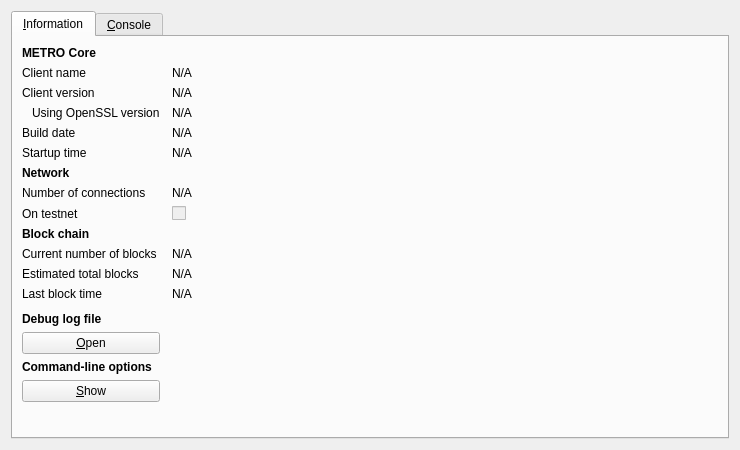
<?xml version="1.0" encoding="UTF-8"?>
<ui version="4.0">
 <class>RPCConsole</class>
 <widget class="QDialog" name="RPCConsole">
  <property name="geometry">
   <rect>
    <x>0</x>
    <y>0</y>
    <width>740</width>
    <height>450</height>
   </rect>
  </property>
  <property name="windowTitle">
   <string>METRO - Debug window</string>
  </property>
  <layout class="QVBoxLayout" name="verticalLayout_2">
   <item>
    <widget class="QTabWidget" name="tabWidget">
     <property name="currentIndex">
      <number>0</number>
     </property>
     <widget class="QWidget" name="tab_info">
      <attribute name="title">
       <string>&amp;Information</string>
      </attribute>
      <layout class="QGridLayout" name="gridLayout" columnstretch="0,1">
       <property name="horizontalSpacing">
        <number>12</number>
       </property>
       <item row="0" column="0">
        <widget class="QLabel" name="label_9">
         <property name="font">
          <font>
           <weight>75</weight>
           <bold>true</bold>
          </font>
         </property>
         <property name="text">
          <string>METRO Core</string>
         </property>
        </widget>
       </item>
       <item row="1" column="0">
        <widget class="QLabel" name="label_5">
         <property name="text">
          <string>Client name</string>
         </property>
        </widget>
       </item>
       <item row="1" column="1">
        <widget class="QLabel" name="clientName">
         <property name="cursor">
          <cursorShape>IBeamCursor</cursorShape>
         </property>
         <property name="text">
          <string>N/A</string>
         </property>
         <property name="textFormat">
          <enum>Qt::PlainText</enum>
         </property>
         <property name="textInteractionFlags">
          <set>Qt::LinksAccessibleByMouse|Qt::TextSelectableByKeyboard|Qt::TextSelectableByMouse</set>
         </property>
        </widget>
       </item>
       <item row="2" column="0">
        <widget class="QLabel" name="label_6">
         <property name="text">
          <string>Client version</string>
         </property>
        </widget>
       </item>
       <item row="2" column="1">
        <widget class="QLabel" name="clientVersion">
         <property name="cursor">
          <cursorShape>IBeamCursor</cursorShape>
         </property>
         <property name="text">
          <string>N/A</string>
         </property>
         <property name="textFormat">
          <enum>Qt::PlainText</enum>
         </property>
         <property name="textInteractionFlags">
          <set>Qt::LinksAccessibleByMouse|Qt::TextSelectableByKeyboard|Qt::TextSelectableByMouse</set>
         </property>
        </widget>
       </item>
       <item row="3" column="0">
        <widget class="QLabel" name="label_14">
         <property name="text">
          <string>Using OpenSSL version</string>
         </property>
         <property name="indent">
          <number>10</number>
         </property>
        </widget>
       </item>
       <item row="3" column="1">
        <widget class="QLabel" name="openSSLVersion">
         <property name="cursor">
          <cursorShape>IBeamCursor</cursorShape>
         </property>
         <property name="text">
          <string>N/A</string>
         </property>
         <property name="textFormat">
          <enum>Qt::PlainText</enum>
         </property>
         <property name="textInteractionFlags">
          <set>Qt::LinksAccessibleByMouse|Qt::TextSelectableByKeyboard|Qt::TextSelectableByMouse</set>
         </property>
        </widget>
       </item>
       <item row="4" column="0">
        <widget class="QLabel" name="label_12">
         <property name="text">
          <string>Build date</string>
         </property>
        </widget>
       </item>
       <item row="4" column="1">
        <widget class="QLabel" name="buildDate">
         <property name="cursor">
          <cursorShape>IBeamCursor</cursorShape>
         </property>
         <property name="text">
          <string>N/A</string>
         </property>
         <property name="textFormat">
          <enum>Qt::PlainText</enum>
         </property>
         <property name="textInteractionFlags">
          <set>Qt::LinksAccessibleByMouse|Qt::TextSelectableByKeyboard|Qt::TextSelectableByMouse</set>
         </property>
        </widget>
       </item>
       <item row="5" column="0">
        <widget class="QLabel" name="label_13">
         <property name="text">
          <string>Startup time</string>
         </property>
        </widget>
       </item>
       <item row="5" column="1">
        <widget class="QLabel" name="startupTime">
         <property name="cursor">
          <cursorShape>IBeamCursor</cursorShape>
         </property>
         <property name="text">
          <string>N/A</string>
         </property>
         <property name="textFormat">
          <enum>Qt::PlainText</enum>
         </property>
         <property name="textInteractionFlags">
          <set>Qt::LinksAccessibleByMouse|Qt::TextSelectableByKeyboard|Qt::TextSelectableByMouse</set>
         </property>
        </widget>
       </item>
       <item row="6" column="0">
        <widget class="QLabel" name="label_11">
         <property name="font">
          <font>
           <weight>75</weight>
           <bold>true</bold>
          </font>
         </property>
         <property name="text">
          <string>Network</string>
         </property>
        </widget>
       </item>
       <item row="7" column="0">
        <widget class="QLabel" name="label_7">
         <property name="text">
          <string>Number of connections</string>
         </property>
        </widget>
       </item>
       <item row="7" column="1">
        <widget class="QLabel" name="numberOfConnections">
         <property name="cursor">
          <cursorShape>IBeamCursor</cursorShape>
         </property>
         <property name="text">
          <string>N/A</string>
         </property>
         <property name="textFormat">
          <enum>Qt::PlainText</enum>
         </property>
         <property name="textInteractionFlags">
          <set>Qt::LinksAccessibleByMouse|Qt::TextSelectableByKeyboard|Qt::TextSelectableByMouse</set>
         </property>
        </widget>
       </item>
       <item row="8" column="0">
        <widget class="QLabel" name="label_8">
         <property name="text">
          <string>On testnet</string>
         </property>
        </widget>
       </item>
       <item row="8" column="1">
        <widget class="QCheckBox" name="isTestNet">
         <property name="enabled">
          <bool>false</bool>
         </property>
         <property name="text">
          <string/>
         </property>
        </widget>
       </item>
       <item row="9" column="0">
        <widget class="QLabel" name="label_10">
         <property name="font">
          <font>
           <weight>75</weight>
           <bold>true</bold>
          </font>
         </property>
         <property name="text">
          <string>Block chain</string>
         </property>
        </widget>
       </item>
       <item row="10" column="0">
        <widget class="QLabel" name="label_3">
         <property name="text">
          <string>Current number of blocks</string>
         </property>
        </widget>
       </item>
       <item row="10" column="1">
        <widget class="QLabel" name="numberOfBlocks">
         <property name="cursor">
          <cursorShape>IBeamCursor</cursorShape>
         </property>
         <property name="text">
          <string>N/A</string>
         </property>
         <property name="textFormat">
          <enum>Qt::PlainText</enum>
         </property>
         <property name="textInteractionFlags">
          <set>Qt::LinksAccessibleByMouse|Qt::TextSelectableByKeyboard|Qt::TextSelectableByMouse</set>
         </property>
        </widget>
       </item>
       <item row="11" column="0">
        <widget class="QLabel" name="label_4">
         <property name="text">
          <string>Estimated total blocks</string>
         </property>
        </widget>
       </item>
       <item row="11" column="1">
        <widget class="QLabel" name="totalBlocks">
         <property name="cursor">
          <cursorShape>IBeamCursor</cursorShape>
         </property>
         <property name="text">
          <string>N/A</string>
         </property>
         <property name="textFormat">
          <enum>Qt::PlainText</enum>
         </property>
         <property name="textInteractionFlags">
          <set>Qt::LinksAccessibleByMouse|Qt::TextSelectableByKeyboard|Qt::TextSelectableByMouse</set>
         </property>
        </widget>
       </item>
       <item row="12" column="0">
        <widget class="QLabel" name="label_2">
         <property name="text">
          <string>Last block time</string>
         </property>
        </widget>
       </item>
       <item row="12" column="1">
        <widget class="QLabel" name="lastBlockTime">
         <property name="cursor">
          <cursorShape>IBeamCursor</cursorShape>
         </property>
         <property name="text">
          <string>N/A</string>
         </property>
         <property name="textFormat">
          <enum>Qt::PlainText</enum>
         </property>
         <property name="textInteractionFlags">
          <set>Qt::LinksAccessibleByMouse|Qt::TextSelectableByKeyboard|Qt::TextSelectableByMouse</set>
         </property>
        </widget>
       </item>
       <item row="13" column="0">
        <spacer name="verticalSpacer_2">
         <property name="orientation">
          <enum>Qt::Vertical</enum>
         </property>
         <property name="sizeHint" stdset="0">
          <size>
           <width>20</width>
           <height>20</height>
          </size>
         </property>
        </spacer>
       </item>
       <item row="14" column="0">
        <widget class="QLabel" name="labelDebugLogfile">
         <property name="font">
          <font>
           <weight>75</weight>
           <bold>true</bold>
          </font>
         </property>
         <property name="text">
          <string>Debug log file</string>
         </property>
        </widget>
       </item>
       <item row="15" column="0">
        <widget class="QPushButton" name="openDebugLogfileButton">
         <property name="toolTip">
          <string>Open the METRO debug log file from the current data directory. This can take a few seconds for large log files.</string>
         </property>
         <property name="text">
          <string>&amp;Open</string>
         </property>
         <property name="autoDefault">
          <bool>false</bool>
         </property>
        </widget>
       </item>
       <item row="16" column="0">
        <widget class="QLabel" name="labelCLOptions">
         <property name="font">
          <font>
           <weight>75</weight>
           <bold>true</bold>
          </font>
         </property>
         <property name="text">
          <string>Command-line options</string>
         </property>
        </widget>
       </item>
       <item row="17" column="0">
        <widget class="QPushButton" name="showCLOptionsButton">
         <property name="toolTip">
          <string>Show the METRO-Qt help message to get a list with possible METRO command-line options.</string>
         </property>
         <property name="text">
          <string>&amp;Show</string>
         </property>
         <property name="autoDefault">
          <bool>false</bool>
         </property>
        </widget>
       </item>
       <item row="18" column="0">
        <spacer name="verticalSpacer">
         <property name="orientation">
          <enum>Qt::Vertical</enum>
         </property>
         <property name="sizeHint" stdset="0">
          <size>
           <width>20</width>
           <height>40</height>
          </size>
         </property>
        </spacer>
       </item>
      </layout>
     </widget>
     <widget class="QWidget" name="tab_console">
      <attribute name="title">
       <string>&amp;Console</string>
      </attribute>
      <layout class="QVBoxLayout" name="verticalLayout_3">
       <property name="spacing">
        <number>3</number>
       </property>
       <item>
        <widget class="QTextEdit" name="messagesWidget">
         <property name="minimumSize">
          <size>
           <width>0</width>
           <height>100</height>
          </size>
         </property>
         <property name="readOnly">
          <bool>true</bool>
         </property>
         <property name="tabKeyNavigation" stdset="0">
          <bool>false</bool>
         </property>
         <property name="columnCount" stdset="0">
          <number>2</number>
         </property>
        </widget>
       </item>
       <item>
        <layout class="QHBoxLayout" name="horizontalLayout">
         <property name="spacing">
          <number>3</number>
         </property>
         <item>
          <widget class="QLabel" name="label">
           <property name="text">
            <string notr="true">&gt;</string>
           </property>
          </widget>
         </item>
         <item>
          <widget class="QLineEdit" name="lineEdit"/>
         </item>
         <item>
          <widget class="QPushButton" name="clearButton">
           <property name="maximumSize">
            <size>
             <width>24</width>
             <height>24</height>
            </size>
           </property>
           <property name="toolTip">
            <string>Clear console</string>
           </property>
           <property name="text">
            <string/>
           </property>
           <property name="icon">
            <iconset resource="../bitcoin.qrc">
             <normaloff>:/icons/remove</normaloff>:/icons/remove</iconset>
           </property>
           <property name="shortcut">
            <string notr="true">Ctrl+L</string>
           </property>
           <property name="autoDefault">
            <bool>false</bool>
           </property>
          </widget>
         </item>
        </layout>
       </item>
      </layout>
     </widget>
    </widget>
   </item>
  </layout>
 </widget>
 <resources>
  <include location="../bitcoin.qrc"/>
 </resources>
 <connections/>
</ui>
